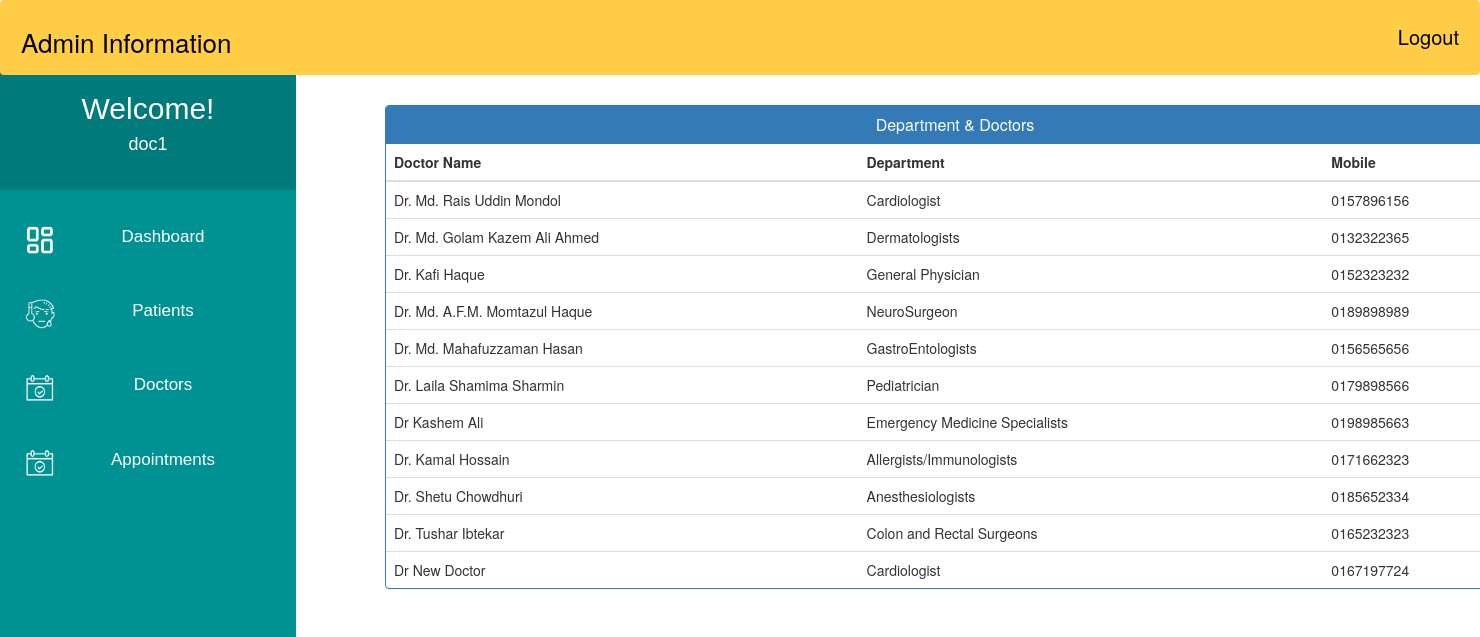
The app's page /admin_doctor_specialization/ (signed in) with its own data.
### MyApp/models.py (models this page shows, shortened)
class Doctor(models.Model):
    user=models.OneToOneField(User,on_delete=models.CASCADE)
    Doctor_First_Name = models.CharField(max_length=50, default="")
    Doctor_Last_Name = models.CharField(max_length=50, default="")
    gender = models.CharField(max_length=10, choices=GENDER,default="")
    address = models.CharField(max_length=40)
    contact = models.CharField(max_length=10,null=True)
    department= models.CharField(max_length=50,choices=departments,default='')
    status = models.BooleanField(default=False)
    @property
    def get_name(self):
        return self.Doctor_First_Name+" "+self.Doctor_Last_Name

### MyApp/views.py (the view)
# urls.py: path('admin_doctor_specialization/', views.admin_doctor_specialization,name="admin_doctor_specialization"),
@login_required(login_url='adminlogin')
def admin_doctor_specialization(request):
    doctors=Doctor.objects.all().filter(status=True)
    return render(request,'MyApp/admin_doctor_specialization.html',{'doctors':doctors})

### templates/MyApp/admin_doctor_specialization.html (shortened to what this page needs)
{% extends 'MyApp/admin_base.html' %}
{% block content_dashboard %}
<head>
  <link href="//netdna.bootstrapcdn.com/bootstrap/3.0.0/css/bootstrap.min.css" rel="stylesheet" id="bootstrap-css">
</head>
<div class="container" style="margin-left:25%; margin-right:8%; margin-top:2%;">
  <div class="panel panel-primary">
    <div class="panel-heading">
      <h6 class="panel-title">Department & Doctors</h6>
    </div>
    <table class="table table-hover" id="dev-table">
      <thead>
        <tr>
          <th>Doctor Name</th>
          <th>Department</th>
          <th>Mobile</th>
        </tr>
      </thead>
      {% for d in doctors %}
      <tr>
        <td> {{d.get_name}}</td>
        <td>{{d.department}}</td>
        <td>{{d.contact}}</td>
      </tr>
      {% endfor %}
    </table>
  </div>
</div>
{% endblock content_dashboard %}

### templates/MyApp/admin_base.html (shortened to what this page needs)
<!DOCTYPE html>
{% load staticfiles %}
<html lang="en">
<head>
</head>
<body>
    <div class="navbar">
        <a>Admin Information</a>
        <a href="{% url 'MyApp:logout' %}" class="logoutbtn" style="font-size:18px, text-align: center;">Logout</a>
    </div>
     <div class="sidebar">
        <div class="userprofile">
            <h2 style="color:white; font-family:sans-serif; padding-top:25px; text-align:center; margin:0px;">Welcome!</h2>
            <h4 style="color:white; font-family:sans-serif; text-align:center; padding-bottom:35px;">{{request.user.username}}</h4>
        </div>
        <a href="{% url 'MyApp:admin_dashboard' %}"><img class="icon" src="{% static "images/PDash.png" %}">Dashboard</a>
        <a href="{% url 'MyApp:admin_patient' %}"><img class="icon" src="{% static "images/PIcon.png" %}">Patients</a>
        <a href="{% url 'MyApp:admin_doctor' %}"><img class="icon" src="{% static "images/ApptIcon.png" %}">Doctors</a>
        <a href="{% url 'MyApp:admin_appointment' %}"><img class="icon" src="{% static "images/ApptIcon.png" %}">Appointments</a>
    </div>
{%  block content_dashboard %}
{%  endblock content_dashboard %}
</body>
</html>

### templates/MyApp/admin_base.html (style rules this page uses)
body { background-color: rgb(255, 255, 255); padding: 0px; margin-top: 0px; margin-left: 0px; margin-right: 0px; margin-bottom: 0px; }
.navbar { overflow: hidden; background-color: rgb(255, 206, 70); height:75px; width:100%; padding-top:22px; z-index:1; top:0; position:fixed; display:block; }
.navbar a { float: left; display:block; font-size: 26px; color: black; text-align: center; padding-left:20px; text-decoration: none; }
.navbar .logoutbtn { float: right; display:block; font-size: 20px; color: black; text-align: center; padding-right:20px; text-decoration: none; }
.sidebar .userprofile { background-color: rgb(0, 122, 122); }
.sidebar { margin-top: 0px; padding-top: 0px; width: 20%; text-align: center; height=100vh; background-color: rgb(0, 146, 146); font-family: sans-serif; font-size:17px; font-weight: normal; position: fixed; top: 67px; left: 0; bottom: 0; }
.sidebar a { display: block; color: white; padding: 25px; text-decoration: none; }
.icon { float:left; width:30px; height:30px; }

### templates/MyApp/admin_doctor_specialization.html (style rules this page uses)
a:link { text-decoration: none; }
h6 { text-align: center; }

### records on screen
Doctor: get_name "Dr. Md. Rais Uddin Mondol", department "Cardiologist", contact "0157896156"
Doctor: get_name "Dr. Md. Golam Kazem Ali Ahmed", department "Dermatologists", contact "0132322365"
Doctor: get_name "Dr. Kafi Haque", department "General Physician", contact "0152323232"
Doctor: get_name "Dr. Md. A.F.M. Momtazul Haque", department "NeuroSurgeon", contact "0189898989"
Doctor: get_name "Dr. Md. Mahafuzzaman Hasan", department "GastroEntologists", contact "0156565656"
Doctor: get_name "Dr. Laila Shamima Sharmin", department "Pediatrician", contact "0179898566"
Doctor: get_name "Dr Kashem Ali", department "Emergency Medicine Specialists", contact "0198985663"
Doctor: get_name "Dr. Kamal Hossain", department "Allergists/Immunologists", contact "0171662323"
Doctor: get_name "Dr. Shetu Chowdhuri", department "Anesthesiologists", contact "0185652334"
Doctor: get_name "Dr. Tushar Ibtekar", department "Colon and Rectal Surgeons", contact "0165232323"
Doctor: get_name "Dr New Doctor", department "Cardiologist", contact "0167197724"

### other values on screen
{{ request.user.username }} "doc1"
